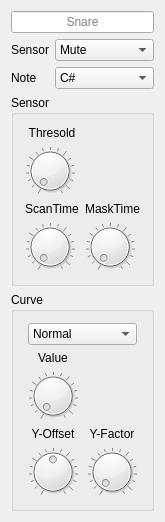
<?xml version="1.0" encoding="UTF-8"?>
<ui version="4.0">
 <class>channel</class>
 <widget class="QWidget" name="channel">
  <property name="geometry">
   <rect>
    <x>0</x>
    <y>0</y>
    <width>144</width>
    <height>492</height>
   </rect>
  </property>
  <property name="windowTitle">
   <string>channel</string>
  </property>
  <layout class="QVBoxLayout" name="verticalLayout">
   <item>
    <widget class="QLineEdit" name="leName">
     <property name="text">
      <string/>
     </property>
     <property name="alignment">
      <set>Qt::AlignCenter</set>
     </property>
     <property name="placeholderText">
      <string>Snare</string>
     </property>
    </widget>
   </item>
   <item>
    <layout class="QFormLayout" name="formLayout">
     <item row="1" column="0">
      <widget class="QLabel" name="label_9">
       <property name="text">
        <string>Note</string>
       </property>
      </widget>
     </item>
     <item row="1" column="1">
      <widget class="QComboBox" name="cbNote">
       <item>
        <property name="text">
         <string>C#</string>
        </property>
       </item>
      </widget>
     </item>
     <item row="0" column="1">
      <widget class="QComboBox" name="cbSensor">
       <property name="currentText">
        <string>Mute</string>
       </property>
       <property name="frame">
        <bool>true</bool>
       </property>
       <item>
        <property name="text">
         <string>Mute</string>
        </property>
       </item>
       <item>
        <property name="text">
         <string>Piezo</string>
        </property>
       </item>
      </widget>
     </item>
     <item row="0" column="0">
      <widget class="QLabel" name="label_10">
       <property name="text">
        <string>Sensor</string>
       </property>
      </widget>
     </item>
    </layout>
   </item>
   <item>
    <widget class="QGroupBox" name="groupBox">
     <property name="title">
      <string>Sensor</string>
     </property>
     <layout class="QGridLayout" name="gridLayout_3">
      <item row="1" column="0">
       <widget class="QDial" name="dialThresold">
        <property name="sizePolicy">
         <sizepolicy hsizetype="Preferred" vsizetype="Preferred">
          <horstretch>0</horstretch>
          <verstretch>0</verstretch>
         </sizepolicy>
        </property>
        <property name="maximumSize">
         <size>
          <width>50</width>
          <height>50</height>
         </size>
        </property>
        <property name="maximum">
         <number>127</number>
        </property>
        <property name="notchTarget">
         <double>8.000000000000000</double>
        </property>
        <property name="notchesVisible">
         <bool>true</bool>
        </property>
       </widget>
      </item>
      <item row="3" column="0">
       <widget class="QDial" name="dialScanTime">
        <property name="sizePolicy">
         <sizepolicy hsizetype="Preferred" vsizetype="Preferred">
          <horstretch>0</horstretch>
          <verstretch>0</verstretch>
         </sizepolicy>
        </property>
        <property name="maximumSize">
         <size>
          <width>50</width>
          <height>50</height>
         </size>
        </property>
        <property name="maximum">
         <number>127</number>
        </property>
        <property name="notchTarget">
         <double>8.000000000000000</double>
        </property>
        <property name="notchesVisible">
         <bool>true</bool>
        </property>
       </widget>
      </item>
      <item row="0" column="0">
       <widget class="QLabel" name="label_21">
        <property name="text">
         <string>Thresold</string>
        </property>
        <property name="alignment">
         <set>Qt::AlignCenter</set>
        </property>
       </widget>
      </item>
      <item row="2" column="0">
       <widget class="QLabel" name="label_8">
        <property name="text">
         <string>ScanTime</string>
        </property>
        <property name="alignment">
         <set>Qt::AlignCenter</set>
        </property>
       </widget>
      </item>
      <item row="3" column="1">
       <widget class="QDial" name="dialMaskTime">
        <property name="sizePolicy">
         <sizepolicy hsizetype="Preferred" vsizetype="Preferred">
          <horstretch>0</horstretch>
          <verstretch>0</verstretch>
         </sizepolicy>
        </property>
        <property name="maximumSize">
         <size>
          <width>50</width>
          <height>50</height>
         </size>
        </property>
        <property name="maximum">
         <number>127</number>
        </property>
        <property name="notchTarget">
         <double>8.000000000000000</double>
        </property>
        <property name="notchesVisible">
         <bool>true</bool>
        </property>
       </widget>
      </item>
      <item row="2" column="1">
       <widget class="QLabel" name="label_11">
        <property name="text">
         <string>MaskTime</string>
        </property>
        <property name="alignment">
         <set>Qt::AlignCenter</set>
        </property>
       </widget>
      </item>
     </layout>
     <zorder>label_21</zorder>
     <zorder>dialThresold</zorder>
     <zorder>label_8</zorder>
     <zorder>dialScanTime</zorder>
     <zorder>dialMaskTime</zorder>
     <zorder>label_11</zorder>
    </widget>
   </item>
   <item>
    <widget class="QGroupBox" name="groupBox_2">
     <property name="title">
      <string>Curve</string>
     </property>
     <layout class="QGridLayout" name="gridLayout_2">
      <item row="2" column="0">
       <widget class="QDial" name="dialValue">
        <property name="sizePolicy">
         <sizepolicy hsizetype="Preferred" vsizetype="Preferred">
          <horstretch>0</horstretch>
          <verstretch>0</verstretch>
         </sizepolicy>
        </property>
        <property name="maximumSize">
         <size>
          <width>50</width>
          <height>50</height>
         </size>
        </property>
        <property name="maximum">
         <number>127</number>
        </property>
        <property name="notchTarget">
         <double>8.000000000000000</double>
        </property>
        <property name="notchesVisible">
         <bool>true</bool>
        </property>
       </widget>
      </item>
      <item row="5" column="0">
       <widget class="QDial" name="dialOffset">
        <property name="sizePolicy">
         <sizepolicy hsizetype="Preferred" vsizetype="Preferred">
          <horstretch>0</horstretch>
          <verstretch>0</verstretch>
         </sizepolicy>
        </property>
        <property name="maximumSize">
         <size>
          <width>50</width>
          <height>50</height>
         </size>
        </property>
        <property name="minimum">
         <number>-127</number>
        </property>
        <property name="maximum">
         <number>127</number>
        </property>
        <property name="notchTarget">
         <double>16.000000000000000</double>
        </property>
        <property name="notchesVisible">
         <bool>true</bool>
        </property>
       </widget>
      </item>
      <item row="0" column="0" colspan="2">
       <widget class="QComboBox" name="cbCurveType">
        <item>
         <property name="text">
          <string>Normal</string>
         </property>
        </item>
        <item>
         <property name="text">
          <string>Exp</string>
         </property>
        </item>
        <item>
         <property name="text">
          <string>Log</string>
         </property>
        </item>
        <item>
         <property name="text">
          <string>Sigma</string>
         </property>
        </item>
        <item>
         <property name="text">
          <string>Flat</string>
         </property>
        </item>
       </widget>
      </item>
      <item row="1" column="0">
       <widget class="QLabel" name="label_3">
        <property name="text">
         <string>Value</string>
        </property>
        <property name="alignment">
         <set>Qt::AlignCenter</set>
        </property>
       </widget>
      </item>
      <item row="8" column="0" colspan="2">
       <layout class="QVBoxLayout" name="layoutCurvePlot"/>
      </item>
      <item row="4" column="0">
       <widget class="QLabel" name="label">
        <property name="text">
         <string>Y-Offset</string>
        </property>
        <property name="alignment">
         <set>Qt::AlignCenter</set>
        </property>
       </widget>
      </item>
      <item row="4" column="1">
       <widget class="QLabel" name="label_2">
        <property name="text">
         <string>Y-Factor</string>
        </property>
        <property name="alignment">
         <set>Qt::AlignCenter</set>
        </property>
       </widget>
      </item>
      <item row="5" column="1">
       <widget class="QDial" name="dialFactor">
        <property name="sizePolicy">
         <sizepolicy hsizetype="Preferred" vsizetype="Preferred">
          <horstretch>0</horstretch>
          <verstretch>0</verstretch>
         </sizepolicy>
        </property>
        <property name="maximumSize">
         <size>
          <width>50</width>
          <height>50</height>
         </size>
        </property>
        <property name="minimum">
         <number>0</number>
        </property>
        <property name="maximum">
         <number>127</number>
        </property>
        <property name="notchTarget">
         <double>8.000000000000000</double>
        </property>
        <property name="notchesVisible">
         <bool>true</bool>
        </property>
       </widget>
      </item>
     </layout>
     <zorder>cbCurveType</zorder>
     <zorder>dialOffset</zorder>
     <zorder>label_3</zorder>
     <zorder>dialValue</zorder>
     <zorder>label</zorder>
     <zorder>label_2</zorder>
     <zorder>dialFactor</zorder>
    </widget>
   </item>
  </layout>
 </widget>
 <layoutdefault spacing="6" margin="11"/>
 <resources/>
 <connections/>
</ui>
